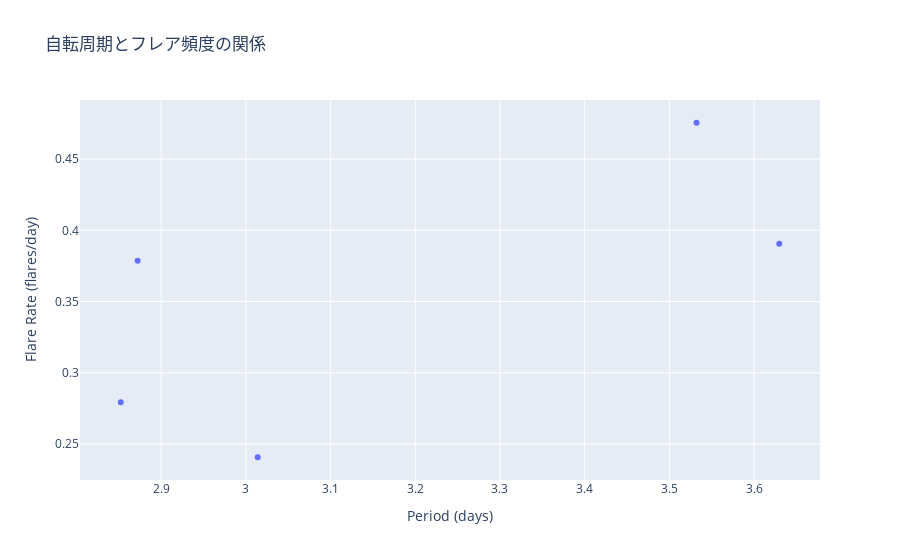

The code cell stored with this chart in its notebook:
### Code cell
# 周期とフレア頻度の相関
fig = px.scatter(
    x=FlareDetector_DS_Tuc_A.array_per,
    y=FlareDetector_DS_Tuc_A.array_flare_ratio,
    title="自転周期とフレア頻度の関係",
    labels={"x": "Period (days)", "y": "Flare Rate (flares/day)"}
)
fig.show()

### Figure 1 — Plotly figure (JSON) as saved in the notebook; plotly's stock layout.template omitted (floating-point values rounded to 4 significant figures)
{"data": [{"hovertemplate": "Period (days)=%{x}<br>Flare Rate (flares/day)=%{y}<extra></extra>", "legendgroup": "", "marker": {"color": "#636efa", "symbol": "circle"}, "mode": "markers", "name": "", "orientation": "v", "showlegend": false, "type": "scatter", "x": [2.852, 3.63, 3.532, 3.014, 2.872], "xaxis": "x", "y": [0.2794, 0.3905, 0.4755, 0.2407, 0.3786], "yaxis": "y"}], "layout": {"legend": {"tracegroupgap": 0}, "title": {"text": "自転周期とフレア頻度の関係"}, "xaxis": {"anchor": "y", "domain": [0, 1], "title": {"text": "Period (days)"}}, "yaxis": {"anchor": "x", "domain": [0, 1], "title": {"text": "Flare Rate (flares/day)"}}}}
